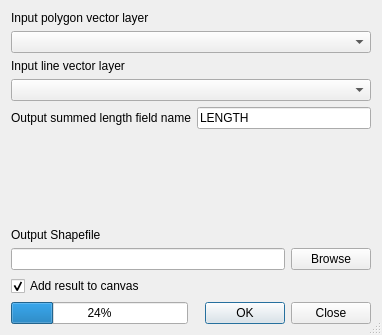
<?xml version="1.0" encoding="UTF-8"?>
<ui version="4.0">
 <class>Dialog</class>
 <widget class="QDialog" name="Dialog">
  <property name="windowModality">
   <enum>Qt::NonModal</enum>
  </property>
  <property name="geometry">
   <rect>
    <x>0</x>
    <y>0</y>
    <width>382</width>
    <height>335</height>
   </rect>
  </property>
  <property name="windowTitle">
   <string>Sum Line Length In Polygons</string>
  </property>
  <property name="sizeGripEnabled">
   <bool>true</bool>
  </property>
  <layout class="QGridLayout" name="gridLayout">
   <item row="0" column="0">
    <layout class="QVBoxLayout">
     <item>
      <widget class="QLabel" name="label_3">
       <property name="text">
        <string>Input polygon vector layer</string>
       </property>
      </widget>
     </item>
     <item>
      <widget class="QComboBox" name="inPolygon"/>
     </item>
    </layout>
   </item>
   <item row="1" column="0">
    <layout class="QVBoxLayout">
     <item>
      <widget class="QLabel" name="label_4">
       <property name="text">
        <string>Input line vector layer</string>
       </property>
      </widget>
     </item>
     <item>
      <widget class="QComboBox" name="inPoint"/>
     </item>
    </layout>
   </item>
   <item row="2" column="0">
    <layout class="QHBoxLayout">
     <item>
      <widget class="QLabel" name="label_5">
       <property name="text">
        <string>Output summed length field name</string>
       </property>
      </widget>
     </item>
     <item>
      <widget class="QLineEdit" name="lnField">
       <property name="text">
        <string>LENGTH</string>
       </property>
       <property name="maxLength">
        <number>10</number>
       </property>
      </widget>
     </item>
    </layout>
   </item>
   <item row="3" column="0">
    <spacer>
     <property name="orientation">
      <enum>Qt::Vertical</enum>
     </property>
     <property name="sizeHint" stdset="0">
      <size>
       <width>20</width>
       <height>21</height>
      </size>
     </property>
    </spacer>
   </item>
   <item row="4" column="0">
    <layout class="QVBoxLayout" name="verticalLayout">
     <item>
      <widget class="QLabel" name="label_2">
       <property name="text">
        <string>Output Shapefile</string>
       </property>
      </widget>
     </item>
     <item>
      <layout class="QHBoxLayout" name="horizontalLayout">
       <item>
        <widget class="QLineEdit" name="outShape">
         <property name="readOnly">
          <bool>true</bool>
         </property>
        </widget>
       </item>
       <item>
        <widget class="QPushButton" name="toolOut">
         <property name="text">
          <string>Browse</string>
         </property>
        </widget>
       </item>
      </layout>
     </item>
    </layout>
   </item>
   <item row="5" column="0">
    <widget class="QCheckBox" name="addToCanvasCheck">
     <property name="text">
      <string>Add result to canvas</string>
     </property>
     <property name="checked">
      <bool>true</bool>
     </property>
    </widget>
   </item>
   <item row="6" column="0">
    <layout class="QHBoxLayout" name="horizontalLayout_2">
     <item>
      <widget class="QProgressBar" name="progressBar">
       <property name="value">
        <number>24</number>
       </property>
       <property name="alignment">
        <set>Qt::AlignCenter</set>
       </property>
       <property name="textVisible">
        <bool>true</bool>
       </property>
      </widget>
     </item>
     <item>
      <widget class="QDialogButtonBox" name="buttonBox_2">
       <property name="orientation">
        <enum>Qt::Horizontal</enum>
       </property>
       <property name="standardButtons">
        <set>QDialogButtonBox::Close|QDialogButtonBox::Ok</set>
       </property>
      </widget>
     </item>
    </layout>
   </item>
  </layout>
  <zorder>buttonBox_2</zorder>
  <zorder>progressBar</zorder>
  <zorder></zorder>
  <zorder></zorder>
  <zorder>addToCanvasCheck</zorder>
 </widget>
 <resources/>
 <connections>
  <connection>
   <sender>buttonBox_2</sender>
   <signal>accepted()</signal>
   <receiver>Dialog</receiver>
   <slot>accept()</slot>
   <hints>
    <hint type="sourcelabel">
     <x>133</x>
     <y>512</y>
    </hint>
    <hint type="destinationlabel">
     <x>215</x>
     <y>290</y>
    </hint>
   </hints>
  </connection>
  <connection>
   <sender>buttonBox_2</sender>
   <signal>rejected()</signal>
   <receiver>Dialog</receiver>
   <slot>close()</slot>
   <hints>
    <hint type="sourcelabel">
     <x>59</x>
     <y>512</y>
    </hint>
    <hint type="destinationlabel">
     <x>132</x>
     <y>239</y>
    </hint>
   </hints>
  </connection>
 </connections>
</ui>
